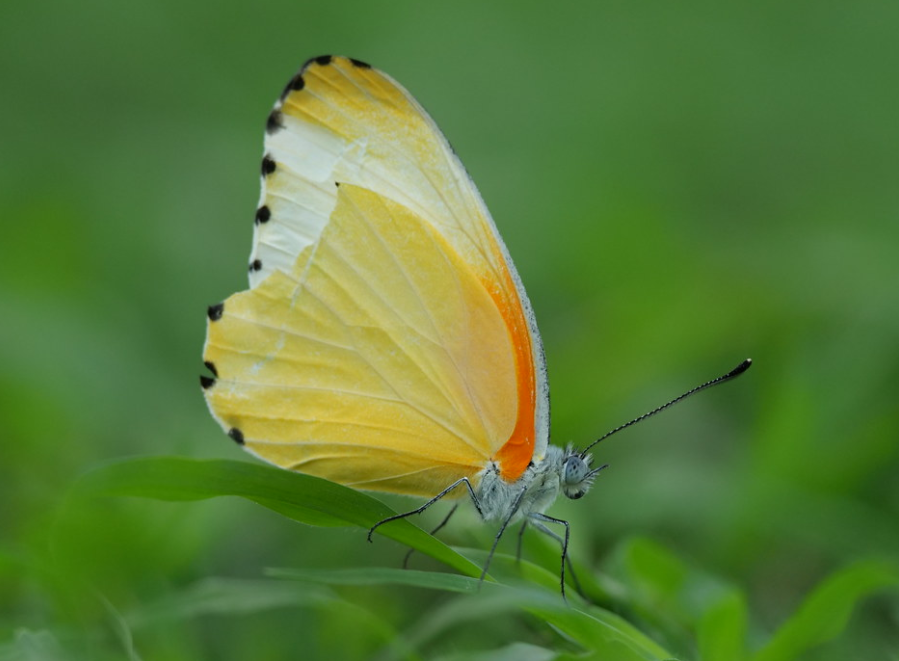
#> input picture sample.png, 899 x 661 px
$ jupyter execute Point_in_Perspective.ipynb
#> lines starting #> are read from the running program, lines starting #| are printed output that depends on the picture; after the words box and inside, x2 and y2 are one past the last pixel; in counts of white or black regions, pixels touching at a corner belong together
[cell 1]
# Answering the question:
# stackoverflow.com/questions/57399915/how-do-i-determine-the-locations-of-the-points-after-perspective-transform-in-t

import numpy as np
import cv2
import matplotlib.pyplot as plt

# load the image, clone it for output, and then convert it to grayscale
image = cv2.imread('sample.png')
#> image is the input picture: shape (661, 899, 3); mean B, G, R 56, 123.8, 88.3
pts1=np.float32([[867,652],[1020,580],[1206,666],[1057,757]])
pts2=np.float32([[700,732],[869,754],[906,916],[712,906]])
matrix=cv2.getPerspectiveTransform(pts1,pts2)

# Draw the point
p = (50,100)
cv2.circle(image,p, 20, (255,0,0), -1)
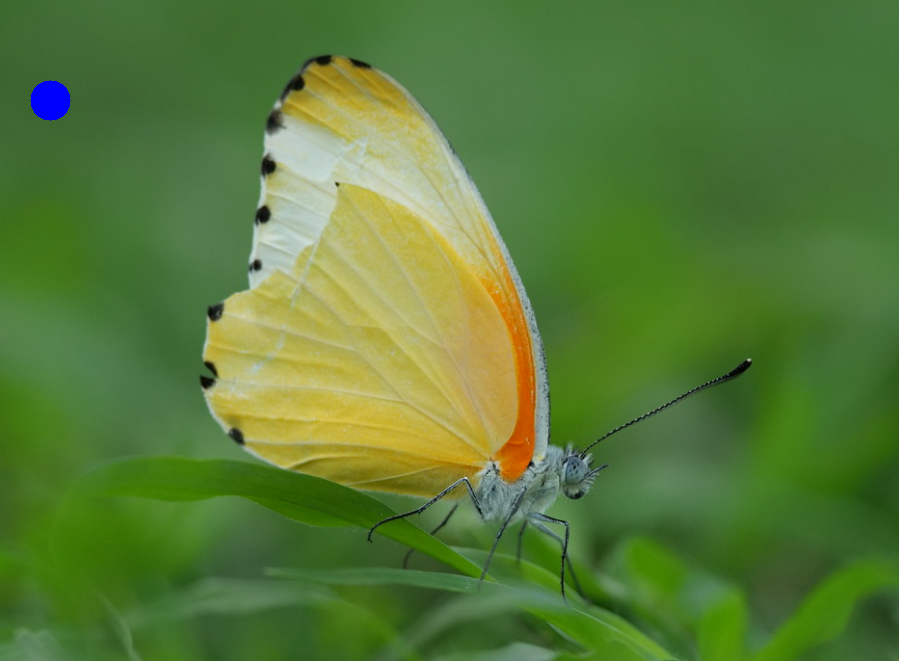
#> image: shape (661, 899, 3); 0.21% of pixels changed, all inside (x1, y1, x2, y2) = (30, 80, 71, 121)

# Put in perspective
result=cv2.warpPerspective(image,matrix,(1500,800))
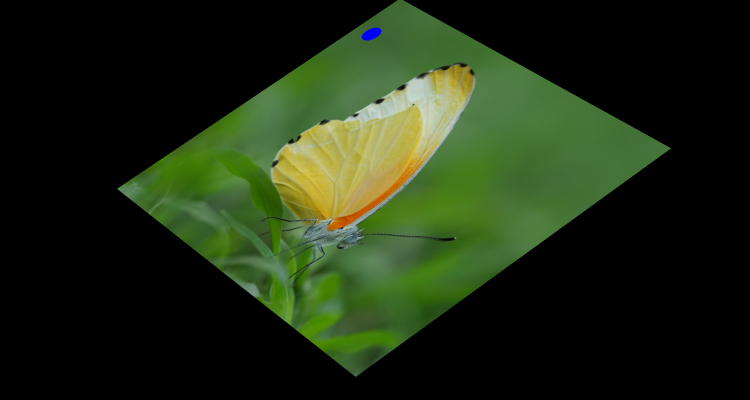
#> result: shape (800, 1500, 3) (shown at 1/2 size); mean B, G, R 19.2, 42.6, 30.2

# Show images
plt.imshow(image)
plt.title('Original')
plt.show()

plt.imshow(result)
plt.title('Distorced')
plt.show()

#### Below you can see how to calculate the new point

[cell 2]
# Here you can transform your point
p = (50,100)
print(matrix)
px = (matrix[0][0]*p[0] + matrix[0][1]*p[1] + matrix[0][2]) / ((matrix[2][0]*p[0] + matrix[2][1]*p[1] + matrix[2][2]))
py = (matrix[1][0]*p[0] + matrix[1][1]*p[1] + matrix[1][2]) / ((matrix[2][0]*p[0] + matrix[2][1]*p[1] + matrix[2][2]))
p_after = (int(px), int(py))

# Draw the new point
cv2.circle(result,p_after, 20, (0,0,255), 12)
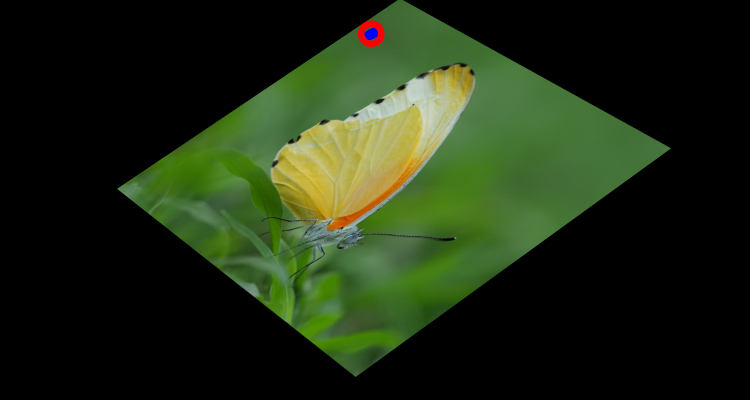
#> result: shape (800, 1500, 3) (shown at 1/2 size); 0.14% of pixels changed, all inside (x1, y1, x2, y2) = (716, 41, 769, 94)

# Show the result
plt.imshow(result)
plt.title('Predicted position of your point in blue')
plt.show()

$ run again, with changecolorpixel.png copied over sample.png
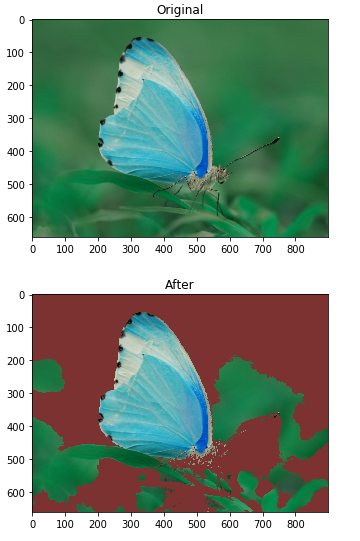
#> input picture changecolorpixel.png, 360 x 541 px
#> image is the input picture: shape (541, 360, 3); mean B, G, R 137.3, 152.5, 132.5
#> `cv2.circle(image,p, 20, (255,0,0), -1)`:
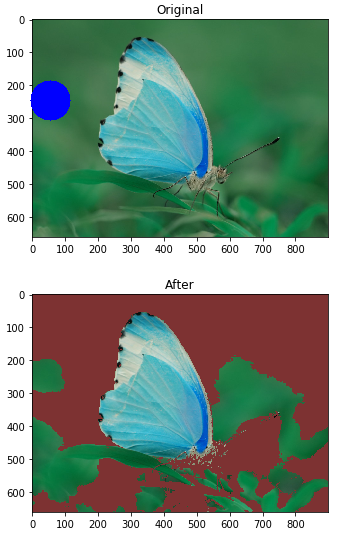
#> image: shape (541, 360, 3); 0.65% of pixels changed, all inside (x1, y1, x2, y2) = (30, 80, 71, 121)
#> `cv2.circle(result,p_after, 20, (0,0,255), 12)`:
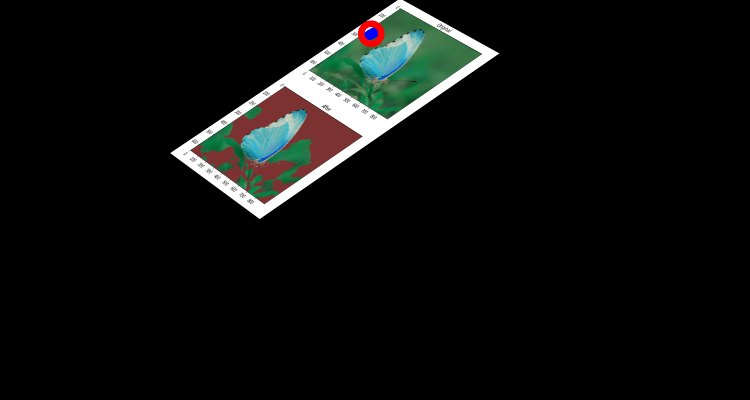
#> result: shape (800, 1500, 3) (shown at 1/2 size); mean B, G, R 13.3, 14.6, 13.2
